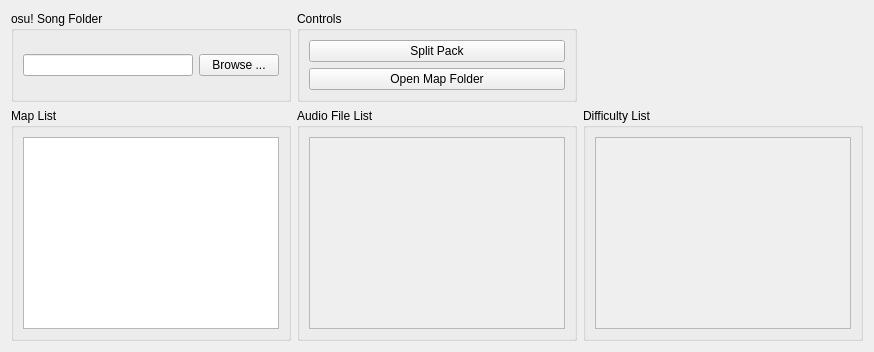
          <widget class="QWidget" name="advancedStackedWidgetPage1">
           <layout class="QGridLayout" name="gridLayout_49">
            <item row="0" column="0">
             <widget class="QGroupBox" name="PS_browseGroup">
              <property name="title">
               <string>osu! Song Folder</string>
              </property>
              <layout class="QGridLayout" name="gridLayout_43">
               <item row="0" column="1">
                <widget class="QPushButton" name="PS_browseButton">
                 <property name="text">
                  <string>Browse ...</string>
                 </property>
                </widget>
               </item>
               <item row="0" column="0">
                <widget class="QLineEdit" name="PS_browseLine"/>
               </item>
              </layout>
             </widget>
            </item>
            <item row="1" column="0">
             <widget class="QGroupBox" name="PS_mapListGroup">
              <property name="title">
               <string>Map List</string>
              </property>
              <layout class="QGridLayout" name="gridLayout_45">
               <item row="0" column="0">
                <widget class="QListWidget" name="PS_mapListListWidget"/>
               </item>
              </layout>
             </widget>
            </item>
            <item row="1" column="1">
             <widget class="QGroupBox" name="PS_audioFileListGroup">
              <property name="title">
               <string>Audio File List</string>
              </property>
              <layout class="QGridLayout" name="gridLayout_46">
               <item row="0" column="0">
                <widget class="QListWidget" name="PS_audioFileListListWidget">
                 <property name="enabled">
                  <bool>false</bool>
                 </property>
                </widget>
               </item>
              </layout>
             </widget>
            </item>
            <item row="1" column="2">
             <widget class="QGroupBox" name="PS_difficultyListGroup">
              <property name="title">
               <string>Difficulty List</string>
              </property>
              <layout class="QGridLayout" name="gridLayout_47">
               <item row="0" column="0">
                <widget class="QListWidget" name="PS_difficultyListListWidget">
                 <property name="enabled">
                  <bool>false</bool>
                 </property>
                </widget>
               </item>
              </layout>
             </widget>
            </item>
            <item row="0" column="1">
             <widget class="QGroupBox" name="PS_controlGroup">
              <property name="title">
               <string>Controls</string>
              </property>
              <layout class="QGridLayout" name="gridLayout_48">
               <item row="0" column="0">
                <widget class="QPushButton" name="PS_controlSplitButton">
                 <property name="text">
                  <string>Split Pack</string>
                 </property>
                </widget>
               </item>
               <item row="1" column="0">
                <widget class="QPushButton" name="PS_controlOpenFolderButton">
                 <property name="text">
                  <string>Open Map Folder</string>
                 </property>
                </widget>
               </item>
              </layout>
             </widget>
            </item>
           </layout>
          </widget>
